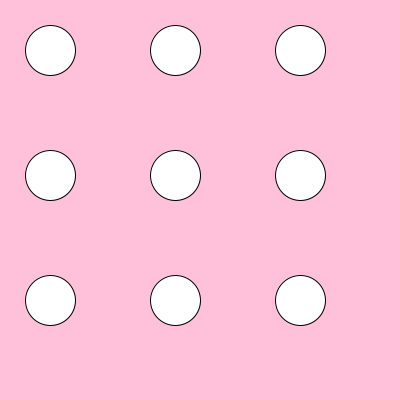
Frame 1 (no input)
Frame 60 (the mouse pressed at the canvas centre just before this capture): identical to frame 1, image omitted
Frame 120 (the mouse held since frame 60 and released just before this capture): identical to frame 1, image omitted

The Processing sketch that drew this single still picture (run headless with seeded random() and noise(); from frame 60 on, the mouse is pressed at the canvas centre):

// Processing sketch: processing_114801
// ── processing_114801.pde

void setup(){
  size(400,400);
  background(255,193,217);
   ellipse(50,50,50,50);
  ellipse(175,50,50,50);
  ellipse(300,50,50,50);
  ellipse(50,175,50,50);
  ellipse(175,175,50,50);
  ellipse(300,175,50,50);
  ellipse(50,300,50,50);
  ellipse(175,300,50,50);
  ellipse(300,300,50,50);
  println( "Type any letters from A-I and see what happens...");
   
}
void draw(){
  stroke(mouseX,mouseY,25);
  strokeWeight(1);
  
 if(keyPressed == true){
    if (key == 'a' || key =='A'){
      fill(255,0,0);
      ellipse(50,50,50,50);
     }
    else if (key == 'b' || key == 'B'){
      fill(20,255,0);
     ellipse(175,50,50,50);
       
      }
    else if (key == 'c' || key == 'C'){
      fill(255,0,192);
     ellipse(300,50,50,50);
    }
    else if (key == 'd' || key =='D'){
      fill(255,230,0);
       ellipse(50,175,50,50);
    }
    else if (key == 'e' || key == 'E'){
      fill(3,0,255);
      ellipse(175,175,50,50);
    }
    else if (key == 'f' || key == 'F'){
      fill(0,255,240);
      ellipse(300,175,50,50);
    }
    else if (key == 'g' || key == 'G'){
      fill(255,110,0);
      ellipse(50,300,50,50);
    }
    else if (key == 'h' || key == 'H'){
      fill(206,114,163);
      ellipse(175,300,50,50);
    }
    else if (key == 'i' || key == 'I'){
      fill(70,86,90);
     ellipse(300,300,50,50);
    }
      else
    fill(255);
  }
  
}
